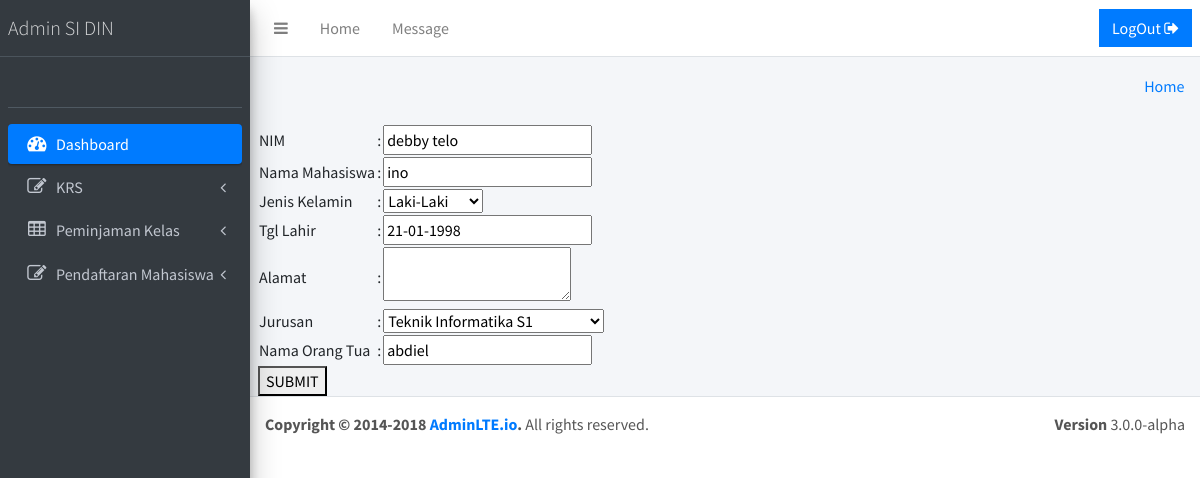
Page /index.php/helloword/editmhs/4 on the committed database.
### tables this page shows
CREATE TABLE `register` (
  `id` int(5) NOT NULL,
  `nim` varchar(255) NOT NULL,
  `nama` varchar(255) NOT NULL,
  `password` varchar(255) NOT NULL,
  `jns_klmn` varchar(50) NOT NULL,
  `lahir` varchar(50) NOT NULL,
  `alamat` varchar(50) NOT NULL,
  `jurusan` varchar(50) NOT NULL,
  `orangtua` varchar(50) NOT NULL,
  `hari` varchar(10) NOT NULL,
  `jam` varchar(50) NOT NULL,
  `kelas` varchar(10) NOT NULL,
  `keperluan` varchar(255) NOT NULL,
  `status` varchar(10) NOT NULL,
  `level` varchar(10) NOT NULL
);

### application/controllers/helloword.php (called while the page is built, shortened)
<?php
class Helloword extends CI_Controller{
	public function editmhs($id)
	{
		$this->load->model('model_operator');
	    $mhs = $this->model_operator->GetWhere('register', array('id' => $id));
	    $data = array(
	    'id' => $mhs[0]['id'],
        'nim' => $mhs[0]['nim'],
        'nama' => $mhs[0]['nama'],
        'jns_klmn' => $mhs[0]['jns_klmn'],
        'lahir' => $mhs[0]['lahir'],
        'alamat' => $mhs[0]['alamat'],
        'jurusan' => $mhs[0]['jurusan'],
        'orangtua' => $mhs[0]['orangtua'],
        );
    	$this->load->view('edit', $data);
	}
}

### index.php (called while the page is built, shortened)
<?php
require_once BASEPATH.'core/CodeIgniter.php';

### application/models/model_operator.php (called while the page is built, shortened)
<?php
class Model_operator extends CI_Model{
    public function GetWhere($table, $where)
    {
      $res = $this->db->get_where($table, $where);
      return $res->result_array();
    }
}

### application/views/edit.php (the view, shortened to what this page needs)
<!DOCTYPE html>
<html>
<head>
  <link rel="stylesheet" href="<?php echo base_url('adminlte/plugins/font-awesome/css/font-awesome.min.css');?>">
  <link rel="stylesheet" href="https://code.ionicframework.com/ionicons/2.0.1/css/ionicons.min.css">
  <link rel="stylesheet" href="<?php echo base_url('adminlte/dist/css/adminlte.min.css');?>">
  <link rel="stylesheet" href="<?php echo base_url('adminlte/plugins/iCheck/flat/blue.css');?>">
  <link rel="stylesheet" href="<?php echo base_url('adminlte/plugins/morris/morris.css');?>">
  <link rel="stylesheet" href="<?php echo base_url('adminlte/plugins/jvectormap/jquery-jvectormap-1.2.2.css');?>">
  <link rel="stylesheet" href="<?php echo base_url('adminlte/plugins/datepicker/datepicker3.css');?>">
  <link rel="stylesheet" href="<?php echo base_url('adminlte/plugins/daterangepicker/daterangepicker-bs3.css');?>">
  <link rel="stylesheet" href="<?php echo base_url('adminlte/plugins/bootstrap-wysihtml5/bootstrap3-wysihtml5.min.css');?>">
</head>
<body class="hold-transition sidebar-mini">
<div class="wrapper">
  <nav class="main-header navbar navbar-expand bg-white navbar-light border-bottom">
    <ul class="navbar-nav">
      <li class="nav-item">
        <a class="nav-link" data-widget="pushmenu" href="#"><i class="fa fa-bars"></i></a>
      </li>
      <li class="nav-item d-none d-sm-inline-block">
        <a href="<?php echo base_url('index.php/admin'); ?>" class="nav-link">Home</a>
      </li>
      <li class="nav-item d-none d-sm-inline-block">
<a href="<?php echo base_url('index.php/admin/tampilpesan');?>" class="nav-link">Message</a>
      </li>
    </ul>
    <ul class="navbar-nav ml-auto">
      <li>
        <a href="<?php echo base_url('index.php/helloword/logout'); ?>" class="btn btn-primary btn-block btn-flat" >LogOut <i class="fa fa-sign-out nav-icon"></i> </a>
      </li>
    </ul>
  </nav>
  <aside class="main-sidebar sidebar-dark-primary elevation-4">
    <a href="<?php echo base_url('index.php/admin'); ?>" class="brand-link">
      <span class="brand-text font-weight-light">Admin SI DIN</span>
    </a>
    <div class="sidebar">
      <div class="user-panel mt-3 pb-3 mb-3 d-flex">
        <div class="image">
        </div>
        <div class="info">
        </div>
      </div>
     <nav class="mt-2">
        <ul class="nav nav-pills nav-sidebar flex-column" data-widget="treeview" role="menu" data-accordion="false">
          <li class="nav-item">
            <a href="<?php echo base_url('index.php/admin'); ?>" class="nav-link active">
              <i class="nav-icon fa fa-dashboard"></i>
              <p>
                Dashboard
              </p>
            </a>
          </li>
          <li class="nav-item has-treeview">
            <a href="#" class="nav-link">
              <i class="nav-icon fa fa-edit"></i>
              <p>
                KRS
                <i class="fa fa-angle-left right"></i>
              </p>
            </a>
          </li>
          <li class="nav-item has-treeview">
            <a href="#" class="nav-link">
              <i class="nav-icon fa fa-table"></i>
              <p>
                Peminjaman Kelas
                <i class="fa fa-angle-left right"></i>
              </p>
            </a>
          </li>
          <li class="nav-item has-treeview">
            <a href="#" class="nav-link">
              <i class="nav-icon fa fa-edit"></i>
              <p>
                Pendaftaran Mahasiswa
                <i class="fa fa-angle-left right"></i>
              </p>
            </a>
      </nav>
    </div>
  </aside>
  <div class="content-wrapper">
    <div class="content-header">
      <div class="container-fluid">
        <div class="row mb-2">
          <div class="col-sm-6">
          </div>
          <div class="col-sm-6">
            <ol class="breadcrumb float-sm-right">
              <li class="breadcrumb-item"><a href="<?php echo base_url('index.php/admin'); ?>">Home</a></li>
            </ol>
          </div>
        </div>
      </div>
    </div>
    <section class="content">
    	<form action="<?php echo base_url('index.php/helloword/prosesedit'); ?>" method="post">
	<table>
		<tr>
			<td>NIM</td>
			<td>:</td>
			<td><input type="text" name="nim" value="<?php echo $nim;?>"></td>
		</tr>
		<tr>
			<td>Nama Mahasiswa</td>
			<td>:</td>
			<td><input type="text" name="nama" value="<?php echo $nama;?>"></td>
		</tr>
		<tr>
			<td>Jenis Kelamin</td>
			<td>:</td>
			<td>
				<select name="jns_klmn">
					<option>Laki-Laki</option>
				</select>
			</td>
		</tr>
		<tr>
			<td>Tgl Lahir</td>
			<td>:</td>
			<td><input type="text" name="lahir" value="<?php echo $lahir;?>"></td>
		</tr>
		<tr>
			<td>Alamat</td>
			<td>:</td>
			<td><textarea name="alamat"></textarea></td>
		</tr>
		<tr>
			<td>Jurusan</td>
			<td>:</td>
			<td>
				<select name="jurusan">
					<option>Teknik Informatika S1</option>
				</select>
			</td>
		</tr>
		<tr>
			<td>Nama Orang Tua</td>
			<td>:</td>
			<td><input type="text" name="orangtua" value="<?php echo $orangtua;?>"></td>
		</tr>
	</table>
	<button type="submit">SUBMIT</button>
	</form>
    </section>
  </div>
  <footer class="main-footer">
    <strong>Copyright &copy; 2014-2018 <a href="http://adminlte.io">AdminLTE.io</a>.</strong>
    All rights reserved.
    <div class="float-right d-none d-sm-inline-block">
      <b>Version</b> 3.0.0-alpha
    </div>
  </footer>
</div>
</body>
</html>

### rows in the picture
register: nim "debby telo", nama "ino", lahir "21-01-1998", orangtua "abdiel"
